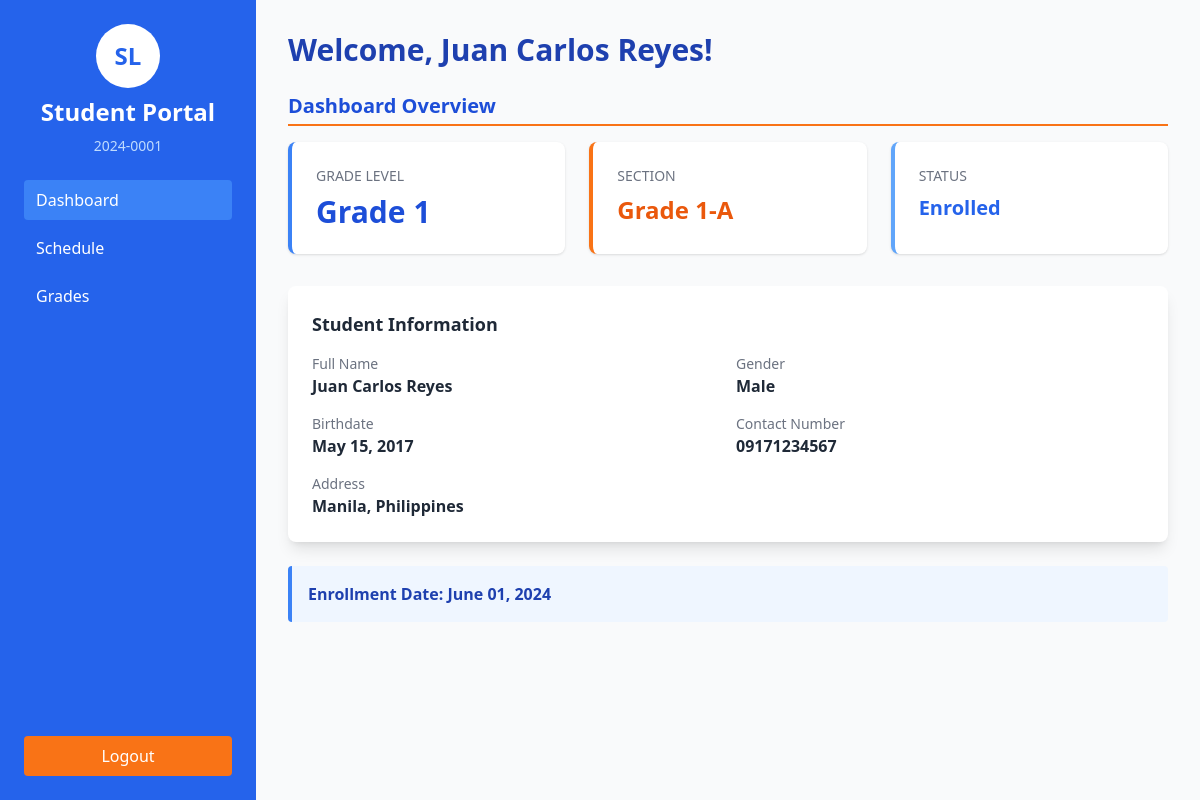
Page /student-dashboard.php (signed in) on the committed database.
### tables this page shows
CREATE TABLE IF NOT EXISTS `student` (
  `student_id` varchar(50) NOT NULL,
  `student_name` varchar(100) NOT NULL,
  `grade_level` varchar(20) NOT NULL,
  `gender` varchar(10) DEFAULT NULL,
  `birthdate` date DEFAULT NULL,
  `religion` varchar(50) DEFAULT NULL,
  `address` text,
  `contact_number` varchar(20) DEFAULT NULL,
  `father_name` varchar(100) DEFAULT NULL,
  `father_occupation` varchar(100) DEFAULT NULL,
  `mother_name` varchar(100) DEFAULT NULL,
  `mother_occupation` varchar(100) DEFAULT NULL,
  `guardian_name` varchar(100) DEFAULT NULL,
  `guardian_relationship` varchar(50) DEFAULT NULL,
  `previous_school` varchar(200) DEFAULT NULL,
  `last_school_year` varchar(20) DEFAULT NULL,
  PRIMARY KEY (`student_id`)
);

CREATE TABLE IF NOT EXISTS `enrollment` (
  `enrollment_id` int NOT NULL AUTO_INCREMENT,
  `student_id` varchar(50) DEFAULT NULL,
  `section_id` varchar(50) DEFAULT NULL,
  `enrollment_status` varchar(20) NOT NULL,
  `date_enrolled` date NOT NULL,
  PRIMARY KEY (`enrollment_id`),
  KEY `student_id` (`student_id`),
  KEY `section_id` (`section_id`)
);

CREATE TABLE IF NOT EXISTS `section` (
  `section_id` varchar(50) NOT NULL,
  `section_name` varchar(50) NOT NULL,
  `grade_level` varchar(20) NOT NULL,
  PRIMARY KEY (`section_id`)
);

### student-dashboard.php (the view, shortened to what this page needs)
<?php
$host = 'localhost';
$dbname = 'enrollment_system';
$username = 'root';
$password = '';
try {
    $pdo = new PDO("mysql:host=$host;dbname=$dbname", $username, $password);
    $pdo->setAttribute(PDO::ATTR_ERRMODE, PDO::ERRMODE_EXCEPTION);
    $studentId = $_SESSION['student_id'];
    $stmt = $pdo->prepare("SELECT * FROM student WHERE student_id = ?");
    $stmt->execute([$studentId]);
    $student = $stmt->fetch(PDO::FETCH_ASSOC);
    $stmt = $pdo->prepare("
        SELECT e.*, s.section_name
        FROM enrollment e
        LEFT JOIN section s ON e.section_id = s.section_id
        WHERE e.student_id = ?
        ORDER BY e.date_enrolled DESC
        LIMIT 1
    ");
    $stmt->execute([$studentId]);
    $enrollment = $stmt->fetch(PDO::FETCH_ASSOC);
} catch(PDOException $e) {
    die("Error: " . $e->getMessage());
}
?>
<!DOCTYPE html>
<html lang="en">
<head>
    <script src="https://cdn.tailwindcss.com"></script>
</head>
<body class="min-h-screen font-sans bg-gray-50">
    <div class="flex min-h-screen">
        <aside class="w-64 bg-blue-600 text-white p-6 flex flex-col">
        <div class="w-16 h-16 bg-white rounded-full mx-auto mb-2 flex items-center justify-center">
          <span class="text-2xl font-bold text-blue-600">SL</span>
        </div>
            <div class="mb-6 text-center">
                <h1 class="text-2xl font-bold">Student Portal</h1>
                <p class="text-sm text-blue-200 mt-2"><?php echo htmlspecialchars($student['student_id']); ?></p>
            </div>
            <nav class="flex-1 space-y-2">
                <button id="dashboardBtn" onclick="showSection('dashboard')" class="w-full text-left px-3 py-2 rounded hover:bg-blue-500 bg-blue-500">Dashboard</button>
                <button id="scheduleBtn" onclick="showSection('schedule')" class="w-full text-left px-3 py-2 rounded hover:bg-blue-500">Schedule</button>
                <button id="gradesBtn" onclick="showSection('grades')" class="w-full text-left px-3 py-2 rounded hover:bg-blue-500">Grades</button>
            </nav>
            <div class="mt-6">
                <a href="logout.php" class="block w-full bg-orange-500 hover:bg-orange-600 py-2 rounded text-center">Logout</a>
            </div>
        </aside>
        <main class="flex-1 p-8 overflow-y-auto">
            <h2 class="text-3xl font-bold text-blue-800 mb-6">Welcome, <?php echo htmlspecialchars($student['student_name']); ?>!</h2>
            <section id="dashboardSection">
                <h3 class="text-xl font-semibold text-blue-700 border-b-2 border-orange-500 pb-1 mb-4">Dashboard Overview</h3>
                <div class="grid grid-cols-1 md:grid-cols-3 gap-6 mb-8">
                    <div class="bg-white border-l-4 border-blue-500 shadow rounded-lg p-6">
                        <p class="text-sm text-gray-500 uppercase">Grade Level</p>
                        <p class="text-3xl font-bold text-blue-700 mt-2"><?php echo htmlspecialchars($student['grade_level']); ?></p>
                    </div>
                    <div class="bg-white border-l-4 border-orange-500 shadow rounded-lg p-6">
                        <p class="text-sm text-gray-500 uppercase">Section</p>
                        <p class="text-2xl font-bold text-orange-600 mt-2">
                            <?php echo $enrollment && $enrollment['section_name'] ? htmlspecialchars($enrollment['section_name']) : 'Not Assigned'; ?>
                        </p>
                    </div>
                    <div class="bg-white border-l-4 border-blue-400 shadow rounded-lg p-6">
                        <p class="text-sm text-gray-500 uppercase">Status</p>
                        <p class="text-xl font-bold text-blue-600 mt-2">
                            <?php echo $enrollment ? ucfirst(htmlspecialchars($enrollment['enrollment_status'])) : 'Not Enrolled'; ?>
                        </p>
                    </div>
                </div>
                <div class="bg-white rounded-lg shadow-lg p-6 mb-6">
                    <h4 class="text-lg font-semibold text-gray-800 mb-4">Student Information</h4>
                    <div class="grid grid-cols-1 md:grid-cols-2 gap-4">
                        <div>
                            <p class="text-sm text-gray-500">Full Name</p>
                            <p class="font-semibold text-gray-800"><?php echo htmlspecialchars($student['student_name']); ?></p>
                        </div>
                        <div>
                            <p class="text-sm text-gray-500">Gender</p>
                            <p class="font-semibold text-gray-800"><?php echo htmlspecialchars($student['gender']); ?></p>
                        </div>
                        <div>
                            <p class="text-sm text-gray-500">Birthdate</p>
                            <p class="font-semibold text-gray-800">
                                <?php echo $student['birthdate'] ? date('F d, Y', strtotime($student['birthdate'])) : 'N/A'; ?>
                            </p>
                        </div>
                        <div>
                            <p class="text-sm text-gray-500">Contact Number</p>
                            <p class="font-semibold text-gray-800"><?php echo htmlspecialchars($student['contact_number']); ?></p>
                        </div>
                        <div class="md:col-span-2">
                            <p class="text-sm text-gray-500">Address</p>
                            <p class="font-semibold text-gray-800"><?php echo htmlspecialchars($student['address']); ?></p>
                        </div>
                    </div>
                </div>
                <?php if ($enrollment): ?>
                <div class="bg-blue-50 border-l-4 border-blue-500 p-4 rounded">
                    <p class="font-semibold text-blue-800">Enrollment Date:
                        <?php echo date('F d, Y', strtotime($enrollment['date_enrolled'])); ?>
                    </p>
                </div>
                <?php endif; ?>
            </section>
        </main>
    </div>
</body>
</html>

### rows in the picture
student: student_id "2024-0001", student_name "Juan Carlos Reyes", grade_level "Grade 1", gender "Male", birthdate "May 15, 2017", contact_number "09171234567", address "Manila, Philippines"
enrollment: section.section_name "Grade 1-A", enrollment_status "Enrolled", date_enrolled "June 01, 2024"
